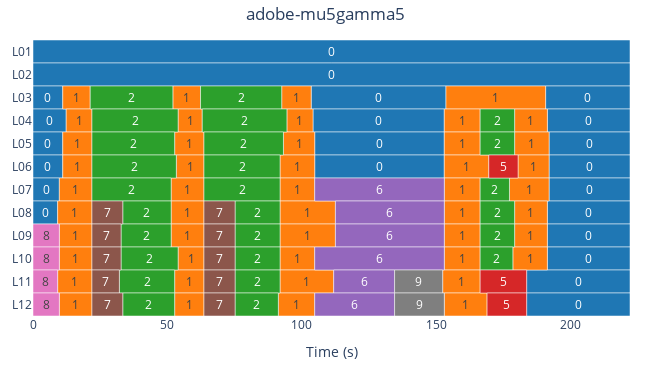
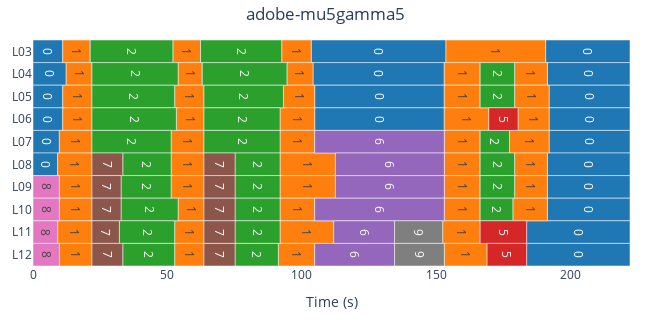
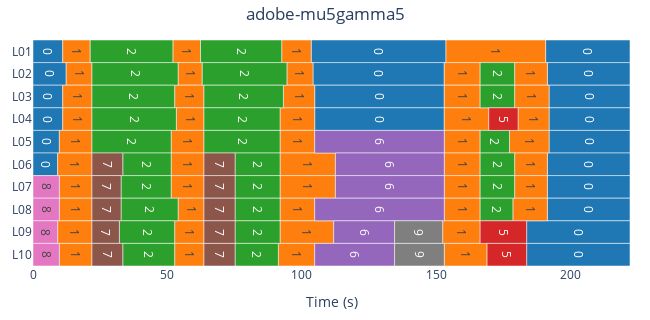

The cell these charts' notebook holds for them, in order:
### Code cell
est = track.ests[choice(available_ests)]
est1 = est.prune_layers(relabel=False)
est2 = est.prune_layers(relabel=True)
est.plot().show()
est1.plot().show()
est2.plot().show()
